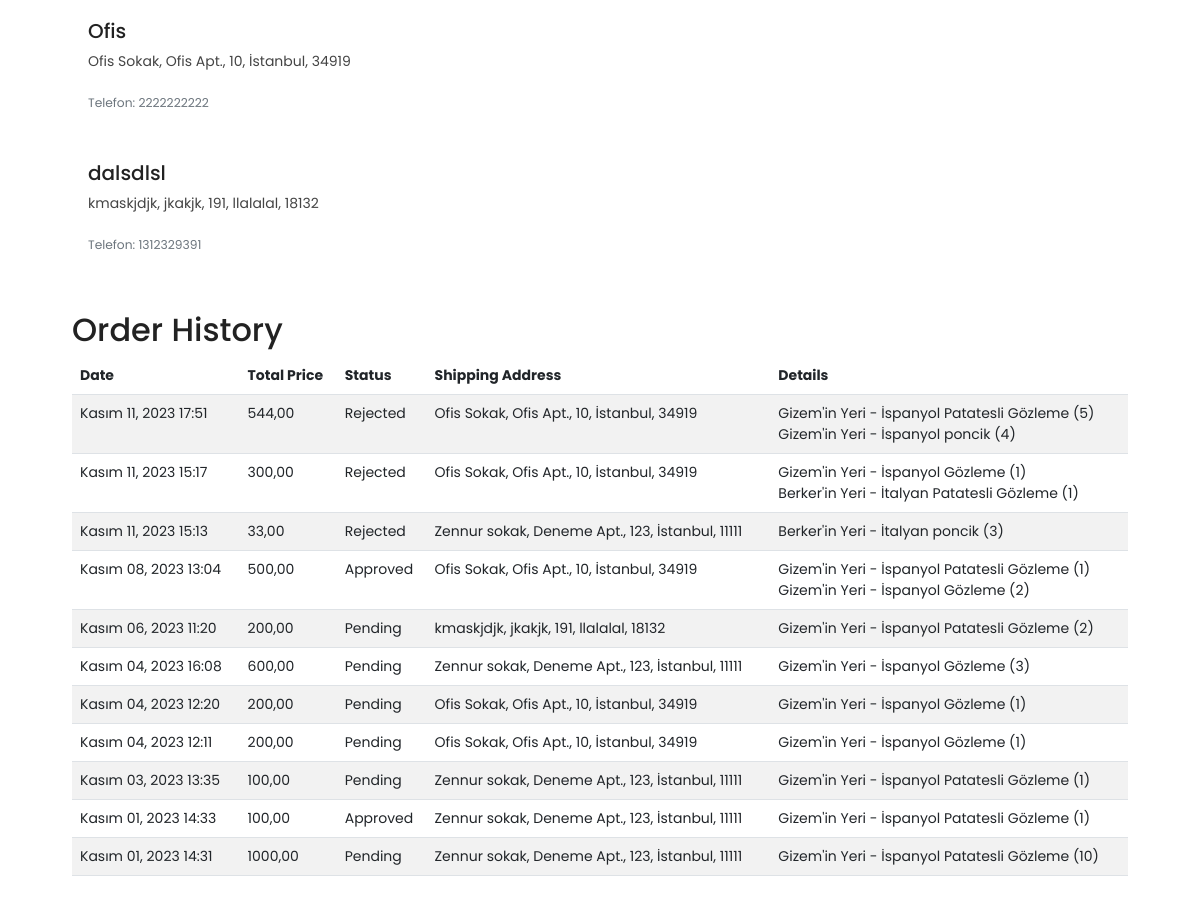
The app's page /profile (signed in, middle part), older data.
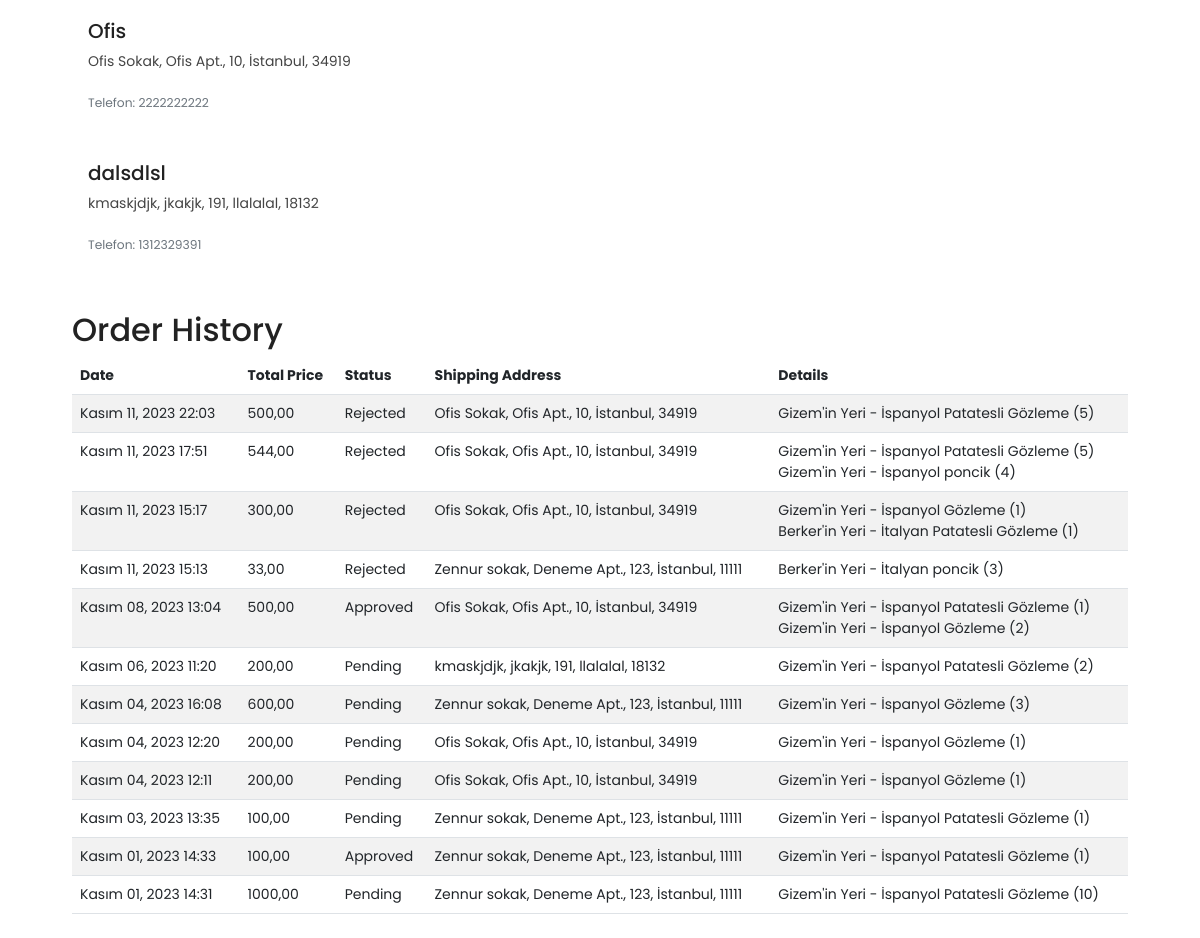
The same page, newer data.
### fooddelivery/models.py (models this page shows, shortened)
class Adress(models.Model):
    customer = models.ForeignKey(Customer, on_delete=models.CASCADE, related_name='customer_addresses')
    name = models.CharField(max_length=100, null=False, blank=False)
    phone = models.CharField(max_length=10, null=True, blank=False, validators=[phone_number_validator])
    street = models.TextField(null=False, blank=False)
    apartment = models.TextField(null=False, blank=False)
    door_number = models.TextField(null=False, blank=False)
    city = models.CharField(max_length=100, null=False, blank=False)
    postal_code = models.CharField(max_length=10, null=False, blank=False)
    created_at = models.DateTimeField(auto_now_add=True)
    updated_at = models.DateTimeField(auto_now=True)
    class Meta:
        db_table = 'adress'
        verbose_name = 'Adress'
        verbose_name_plural = 'Adresses'

class Order(models.Model):
    STATUS = (
        ('pending', 'Pending'),
        ('approved', 'Approved'),
        ('rejected', 'Rejected'),
        ('delivered', 'Delivered'),
    )
    customer = models.ForeignKey(Customer, on_delete=models.CASCADE, related_name="orders")  # Hangi kullanıcının siparişi olduğu
    menu = models.ManyToManyField(Menu, through='OrderItem')  # Hangi ürünlerin siparişte olduğu
    total_price = models.DecimalField(max_digits=10, decimal_places=2, default=0.00)
    status = models.CharField(max_length=10, choices=STATUS, default='pending')
    shipping_address = models.ForeignKey(Adress, on_delete=models.CASCADE, related_name='orders_adresses')
    created_at = models.DateTimeField(auto_now_add=True)
    updated_at = models.DateTimeField(auto_now=True)
    class Meta:
        db_table = 'order'
        verbose_name = 'Order'
        verbose_name_plural = 'Orders'

class OrderItem(models.Model):
    order = models.ForeignKey(Order, on_delete=models.CASCADE, related_name='orderitems')
    menu = models.ForeignKey(Menu, on_delete=models.CASCADE, related_name='menus')
    quantity = models.PositiveIntegerField()
    shipping = models.ForeignKey(Adress, on_delete=models.CASCADE, related_name='orderitems_adresses')
    class Meta:
        db_table = 'order_item'
        verbose_name = 'Order Item'
        verbose_name_plural = 'Order Items'

class Menu(models.Model):
    restaurant = models.ForeignKey(Restaurant, on_delete=models.CASCADE, related_name='menus')
    name = models.CharField(max_length=150)
    price = models.DecimalField(null=False, max_digits=6, decimal_places=2, validators=[MinValueValidator(Decimal('0.01'))])
    description = models.TextField(null=False, blank=True)
    category = models.ForeignKey(Menu_Category, on_delete=models.CASCADE, related_name='menu_items')
    quantity = models.PositiveIntegerField()
    product_image = models.ImageField(upload_to='products/img', null=False, blank=True)
    is_active = models.BooleanField(default=True)
    created_at = models.DateTimeField(auto_now_add=True)
    updated_at = models.DateTimeField(auto_now=True)
    class Meta:
        db_table = 'menu'
        verbose_name = 'Menu'
        verbose_name_plural = 'Menus'

### restaurants/models.py (models this page shows)
class Restaurant(models.Model):
    name = models.CharField(max_length=150)
    name_slug = AutoSlugField(populate_from='name', unique=True, editable=True, blank=True)
    category = models.ForeignKey(Restaurant_Category, on_delete=models.CASCADE, related_name='restaurants')
    score = models.DecimalField(max_digits=3, decimal_places=1, validators=[MinValueValidator(Decimal('0.1')), MaxValueValidator(Decimal('10.0'))])
    restaurant_image = models.ImageField(upload_to='restaurant/img')
    address = models.CharField(max_length=255)
    province = models.CharField(max_length=255)
    phone_number = models.CharField(max_length=10, validators=[RegexValidator(regex='^\d{10}$')])
    delivery_fee = models.DecimalField(max_digits=6, decimal_places=2, validators=[MinValueValidator(Decimal('0.01'))])
    payment_methods = models.CharField(max_length=255)
    opening_hour = models.TimeField()
    closing_hour = models.TimeField()
    minimum_order_amount = models.DecimalField(max_digits=6, decimal_places=2, validators=[MinValueValidator(Decimal('0.01'))])
    is_open = models.BooleanField(default=True)
    created_at = models.DateTimeField(auto_now_add=True)
    updated_at = models.DateTimeField(auto_now=True)
    manager = models.ForeignKey(settings.AUTH_USER_MODEL, on_delete=models.SET_NULL, related_name='managed_restaurants',null=True, blank=True,limit_choices_to={'is_staff': True} )
    class Meta:
        db_table = 'restaurant'
        verbose_name = 'Restaurant'
        verbose_name_plural = 'Restaurants'
    def __str__(self):
        return f'{self.name} - {self.category}'

class Restaurant_Category (models.Model):
    name = models.CharField(max_length=150, unique=True)
    class Meta:
        app_label = 'fooddelivery'
    class Meta:
        db_table = 'restaurant_category'
        verbose_name = 'Restaurant Category'
        verbose_name_plural = 'Restaurant Categories'
    def __str__(self) -> str:
        return f'{self.name}'

### fooddelivery/views.py (the view)
# urls.py: path('profile', views.profile, name='profile'),
@login_required(login_url='/login')
def profile(request):
    customer = request.user
    customer_email = request.user.email
    customer_adress = Adress.objects.filter(customer=request.user)
    address_count = customer.customer_addresses.count()
    order_history = Order.objects.filter(customer=customer).prefetch_related('orderitems__menu').order_by('-created_at')
    can_add_more_addresses = address_count < 5
    form = CustomerAddressForm(request.POST or None) if can_add_more_addresses else None
    if request.method == "POST" and form and form.is_valid():
        address = form.save(commit=False)
        address.customer = customer
        address.save()
        messages.success(request, 'Your address has been created.')
        return redirect('profile')
    if not can_add_more_addresses:
        messages.warning(request, 'You can only add up to 5 addresses.')
    context = {
        'customer_email': customer_email, 'customer_adress': customer_adress, 'order_history': order_history,
        'form': form, 'can_add_more_addresses': can_add_more_addresses, 'address_count': address_count
        }
    return render(request, 'profile.html', context)

### fooddelivery/templates/profile.html (shortened to what this page needs)
{% extends "base.html" %}
{% load static %}
{% load crispy_forms_tags %}
{% block content %}
<div class="container py-4">
    <div class="row mt-4">
        <div class="col">
            {% for address in customer_adress %}
                <div class="card mb-3">
                    <div class="card-body">
                        <h5 class="card-title">{{ address.name }}</h5>
                        <p class="card-text">
                            {{ address.street }},
                            {{ address.apartment }},
                            {{ address.door_number }},
                            {{ address.city }},
                            {{ address.postal_code }}
                        </p>
                        <p class="card-text"><small class="text-muted">Telefon: {{ address.phone }}</small></p>
                    </div>
                </div>
            {% endfor %}
        </div>
    </div>
    <div class="row mt-4">
        <div class="col">
            <h2>Order History</h2>
            <table class="table table-striped">
                <thead>
                    <tr>
                        <th>Date</th>
                        <th>Total Price</th>
                        <th>Status</th>
                        <th>Shipping Address</th>
                        <th>Details</th>
                    </tr>
                </thead>
                <tbody>
                    {% for order in order_history %}
                        <tr>
                            <td>{{ order.created_at|date:"F d, Y H:i" }}</td>
                            <td>{{ order.total_price }}</td>
                            <td>{{ order.get_status_display }}</td>
                            <td>
                                {{ order.shipping_address.street }},
                                {{ order.shipping_address.apartment }},
                                {{ order.shipping_address.door_number }},
                                {{ order.shipping_address.city }},
                                {{ order.shipping_address.postal_code }}
                            </td>
                            <td>
                                {% for orderitem in order.orderitems.all %}
                                    {{ orderitem.menu.restaurant }} {{ orderitem.menu.name }} ({{ orderitem.quantity }})<br>
                                {% endfor %}
                            </td>
                        </tr>
                    {% endfor %}
                </tbody>
            </table>
        </div>
    </div>
</div>
{% endblock %}

### fooddelivery/templates/base.html (shortened to what this page needs)
{% load static %}
<!DOCTYPE html>
<html lang="tr">
<head>
    <link href="{% static 'css/bootstrap.min.css' %}" rel="stylesheet">
    <link href="{% static 'css/style.css' %}" rel="stylesheet">
</head>
<body>
    {% block content %} {% endblock %}
</body>
</html>

### fooddelivery/templates/header.html (shortened to what this page needs)
{% load static %}

### fooddelivery/templates/footer.html (shortened to what this page needs)
{% load static %}

Row changes from the older to the newer data that the page shows:
added Order: created_at "Kasım 11, 2023 22:03", total_price "500,00", status "Rejected", shipping_address.street "Ofis Sokak", shipping_address.apartment "Ofis Apt.", shipping_address.door_number "10", shipping_address.city "İstanbul", shipping_address.postal_code "34919"
added OrderItem: menu.restaurant "Gizem'in Yeri - İspanyol", menu.name "Patatesli Gözleme", quantity "5", shown under "Kasım 11, 2023 22:03"
